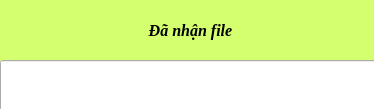
<?xml version="1.0" encoding="UTF-8"?>
<ui version="4.0">
 <class>MainWindow</class>
 <widget class="QMainWindow" name="MainWindow">
  <property name="geometry">
   <rect>
    <x>0</x>
    <y>0</y>
    <width>374</width>
    <height>109</height>
   </rect>
  </property>
  <property name="windowTitle">
   <string>MainWindow</string>
  </property>
  <widget class="QWidget" name="centralwidget">
   <widget class="QLabel" name="label">
    <property name="geometry">
     <rect>
      <x>0</x>
      <y>0</y>
      <width>381</width>
      <height>61</height>
     </rect>
    </property>
    <property name="font">
     <font>
      <family>Times New Roman</family>
      <pointsize>12</pointsize>
      <weight>75</weight>
      <italic>true</italic>
      <bold>true</bold>
     </font>
    </property>
    <property name="styleSheet">
     <string notr="true">background-color: rgb(212, 255, 111);</string>
    </property>
    <property name="text">
     <string>&lt;html&gt;&lt;head/&gt;&lt;body&gt;&lt;p align=&quot;center&quot;&gt;Đã nhận file&lt;/p&gt;&lt;/body&gt;&lt;/html&gt;</string>
    </property>
   </widget>
   <widget class="QLineEdit" name="filetext">
    <property name="geometry">
     <rect>
      <x>0</x>
      <y>60</y>
      <width>381</width>
      <height>51</height>
     </rect>
    </property>
   </widget>
  </widget>
 </widget>
 <resources/>
 <connections/>
</ui>
